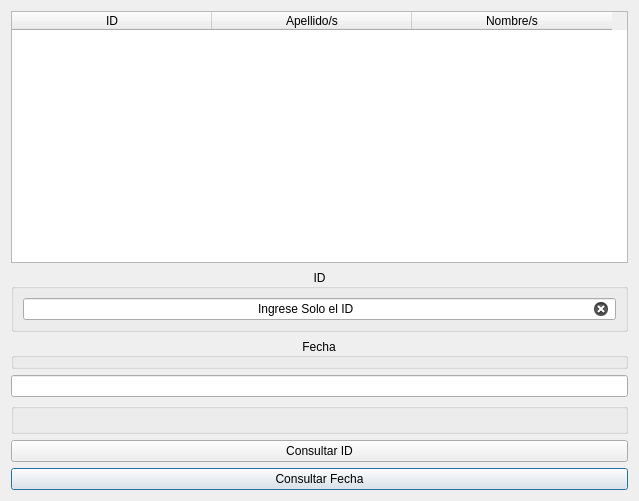
<?xml version="1.0" encoding="UTF-8"?>
<ui version="4.0">
 <class>Asistencias3</class>
 <widget class="QDialog" name="Asistencias3">
  <property name="geometry">
   <rect>
    <x>0</x>
    <y>0</y>
    <width>639</width>
    <height>501</height>
   </rect>
  </property>
  <property name="windowTitle">
   <string>Dialog</string>
  </property>
  <layout class="QGridLayout" name="gridLayout">
   <item row="6" column="0">
    <widget class="QPushButton" name="pushButtonFecha">
     <property name="text">
      <string>Consultar Fecha</string>
     </property>
    </widget>
   </item>
   <item row="3" column="0">
    <widget class="QLineEdit" name="lineEditFecha">
     <property name="text">
      <string/>
     </property>
     <property name="alignment">
      <set>Qt::AlignCenter</set>
     </property>
     <property name="clearButtonEnabled">
      <bool>true</bool>
     </property>
    </widget>
   </item>
   <item row="0" column="0">
    <layout class="QHBoxLayout" name="horizontalLayout">
     <property name="spacing">
      <number>0</number>
     </property>
     <item>
      <widget class="QTableWidget" name="tableWidgetDatosa">
       <property name="maximumSize">
        <size>
         <width>648</width>
         <height>16777215</height>
        </size>
       </property>
       <property name="sizeAdjustPolicy">
        <enum>QAbstractScrollArea::AdjustIgnored</enum>
       </property>
       <attribute name="horizontalHeaderDefaultSectionSize">
        <number>200</number>
       </attribute>
       <column>
        <property name="text">
         <string>ID</string>
        </property>
        <property name="textAlignment">
         <set>AlignCenter</set>
        </property>
       </column>
       <column>
        <property name="text">
         <string>Apellido/s</string>
        </property>
        <property name="textAlignment">
         <set>AlignCenter</set>
        </property>
       </column>
       <column>
        <property name="text">
         <string>Nombre/s</string>
        </property>
        <property name="textAlignment">
         <set>AlignCenter</set>
        </property>
       </column>
      </widget>
     </item>
    </layout>
   </item>
   <item row="2" column="0">
    <widget class="QGroupBox" name="groupBoxFecha">
     <property name="title">
      <string>Fecha</string>
     </property>
     <property name="alignment">
      <set>Qt::AlignCenter</set>
     </property>
    </widget>
   </item>
   <item row="1" column="0">
    <widget class="QGroupBox" name="groupBoxId">
     <property name="title">
      <string>ID</string>
     </property>
     <property name="alignment">
      <set>Qt::AlignCenter</set>
     </property>
     <layout class="QGridLayout" name="gridLayout_2">
      <item row="0" column="0">
       <widget class="QLineEdit" name="lineEditId">
        <property name="sizePolicy">
         <sizepolicy hsizetype="Preferred" vsizetype="Preferred">
          <horstretch>0</horstretch>
          <verstretch>0</verstretch>
         </sizepolicy>
        </property>
        <property name="text">
         <string>Ingrese Solo el ID</string>
        </property>
        <property name="alignment">
         <set>Qt::AlignCenter</set>
        </property>
        <property name="clearButtonEnabled">
         <bool>true</bool>
        </property>
       </widget>
      </item>
     </layout>
    </widget>
   </item>
   <item row="4" column="0">
    <widget class="QGroupBox" name="groupBox_3">
     <property name="title">
      <string/>
     </property>
    </widget>
   </item>
   <item row="5" column="0">
    <widget class="QPushButton" name="pushButtonID">
     <property name="text">
      <string>Consultar ID</string>
     </property>
    </widget>
   </item>
  </layout>
 </widget>
 <resources/>
 <connections/>
</ui>
